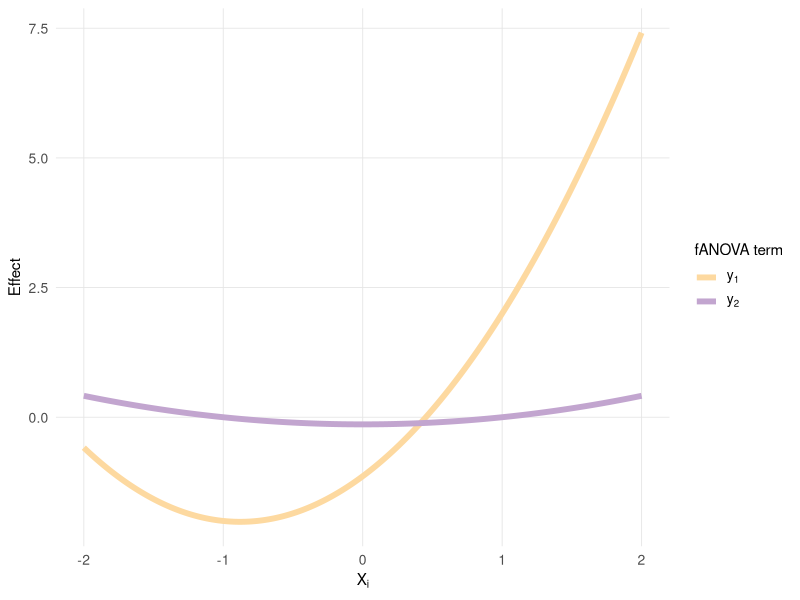
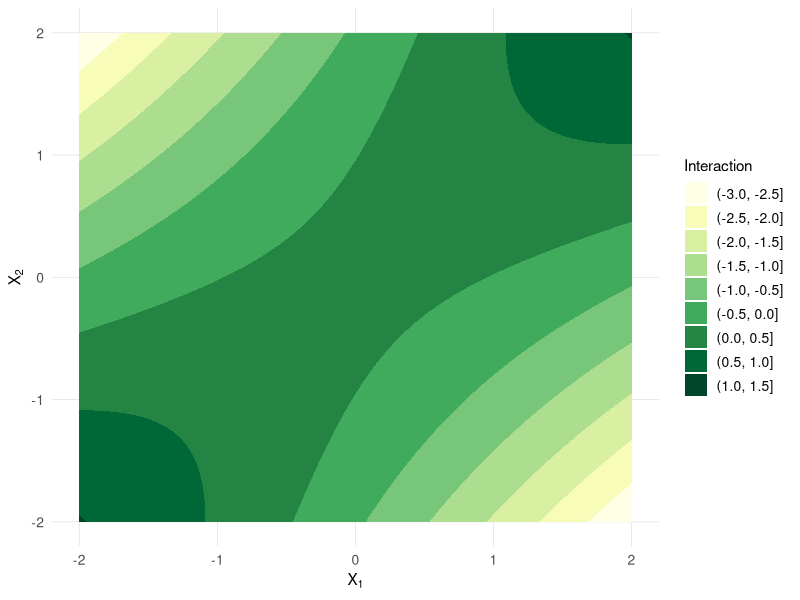
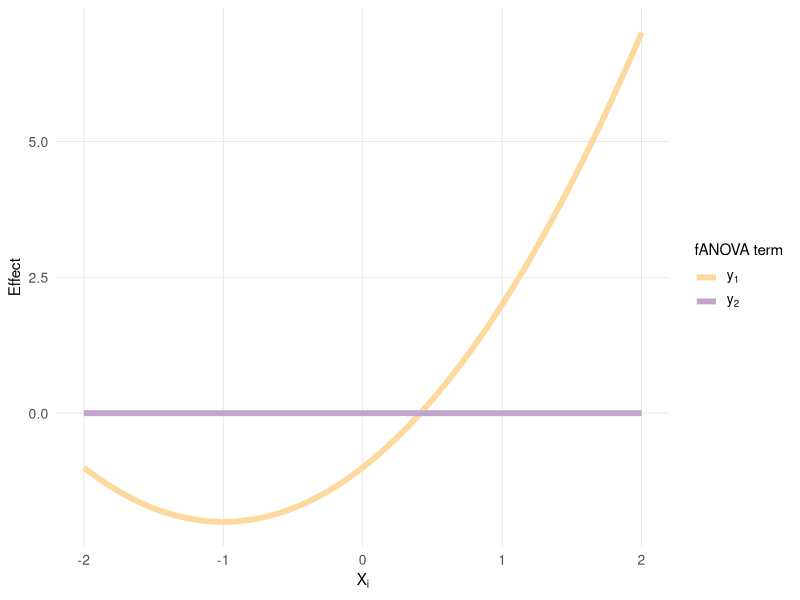
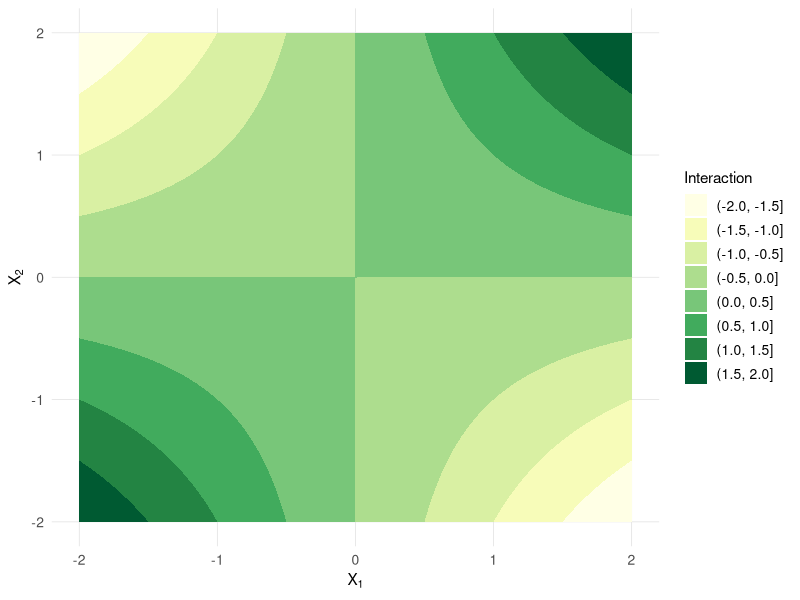
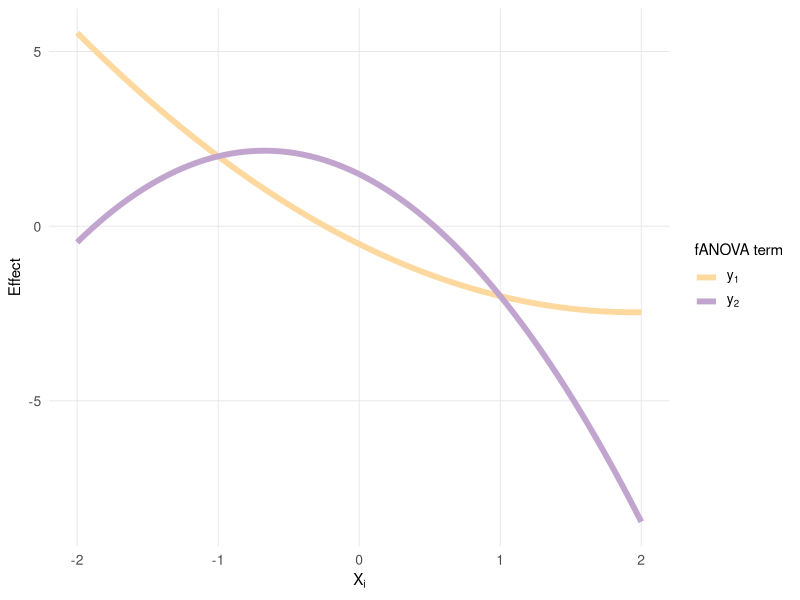
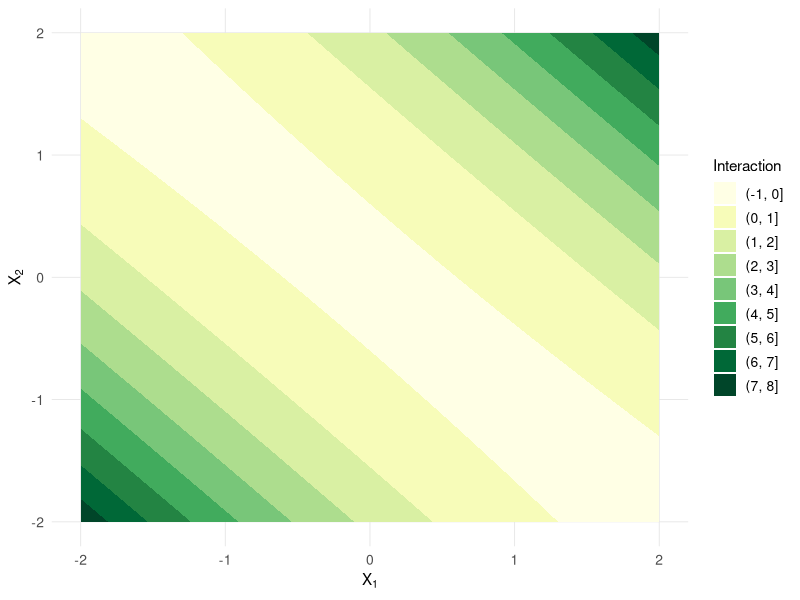
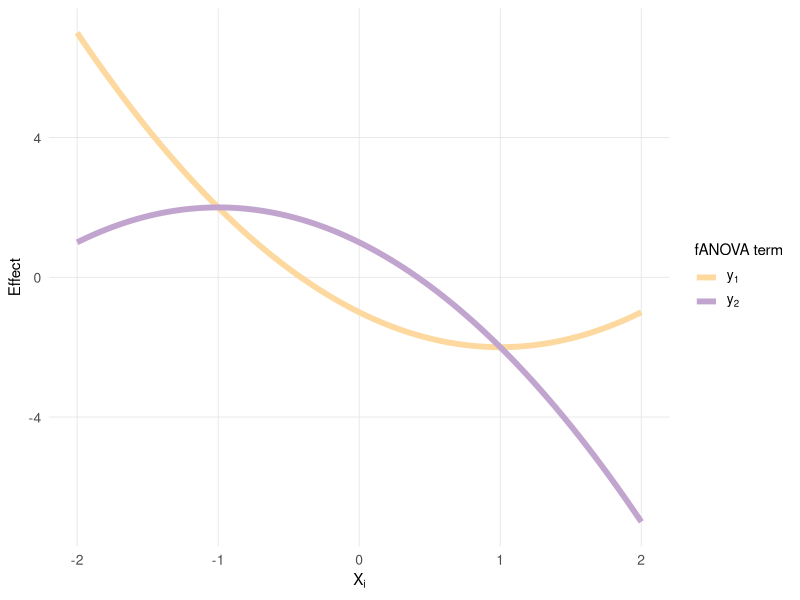
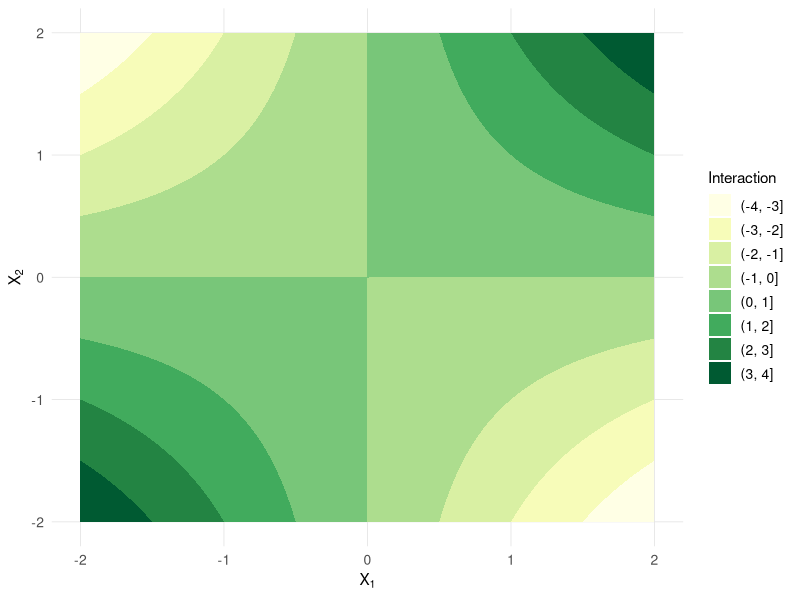

The R source for these figures, in order:
library(ggplot2)
library(tidyr)

theme_pub <- theme_minimal(base_size = 12) +
  theme(
    plot.title = element_blank(),
    legend.title = element_text(size = 11),
    legend.text = element_text(size = 10),
    axis.title = element_text(size = 11),
    axis.text = element_text(size = 10),
    panel.grid.major = element_line(color = "grey90", size = 0.3),
    panel.grid.minor = element_blank()
  )


plot_effects <- function(a0, a1, a2, a11, a22, a12, rho,
                         xlim = c(-2, 2), n = 200) {
  # ---- Corrected coefficients ----
  c_int <- -a12
  c12   <- a11 + (rho / (1 + rho^2)) * a12
  c22   <- a22 + (rho / (1 + rho^2)) * a12
  c11   <- a1
  c21   <- a2
  c0    <- a0 + a11 + a22 + rho * a12
  
  # ---- Main effects ----
  x <- seq(xlim[1], xlim[2], length.out = n)
  df_main <- data.frame(
    x = x,
    Effect1 = c11 * x + c12 * (x^2 - 1),
    Effect2 = c21 * x + c22 * (x^2 - 1)
  ) %>%
    pivot_longer(cols = c(Effect1, Effect2),
                 names_to = "Variable",
                 values_to = "Effect")

  # main_colors <- c("Effect1" = "#FDBFBF",  # soft coral-peach
  #                  "Effect2" = "#A6CEE3")  # pastel blue
  # main_colors <- c(
  #   "Effect1" = "#F4A582",  # soft coral-rose
  #   "Effect2" = "#92C5DE"   # soft sky blue
  # )
  main_colors <- c(
    "Effect1" = "#FDD9A0",  # light peach
    "Effect2" = "#C2A5CF"   # dusty lavender
  )

  p1 <- ggplot(df_main, aes(x = x, y = Effect, color = Variable)) +
    geom_line(linewidth = 2) +
    labs(x = expression(X[i]), y = "Effect", color = "fANOVA term") +
    scale_color_manual(values = main_colors,
                       labels = c(expression(y[1]),
                                  expression(y[2]))) +
    theme_pub
  
  # ---- Interaction effect ----
  grid <- expand.grid(x1 = x, x2 = x)
  psi_int <- function(x1, x2) {
    rho * (x1^2 + x2^2) / (1 + rho^2) - x1 * x2 +
      rho * (rho^2 - 1) / (1 + rho^2)
  }
  grid$Interaction <- c_int * psi_int(grid$x1, grid$x2)
  
  p2 <- ggplot(grid, aes(x = x1, y = x2, z = Interaction)) +
    geom_contour_filled() +
    scale_fill_brewer(palette = "YlGn") +
    labs(x = expression(X[1]), y = expression(X[2]), fill = "Interaction") +
    theme_pub
  
  list(
    main = p1,
    interaction = p2
  )
}

plot_effects(0, 2, 0, 1, 0, 0.5, rho = 0.3)
plot_effects(0, 2, 0, 1, 0, 0.5, rho = 0)

plot_effects(0, -2, -2, 1, -1, 1, rho = -0.8)
plot_effects(0, -2, -2, 1, -1, 1, rho = 0)


